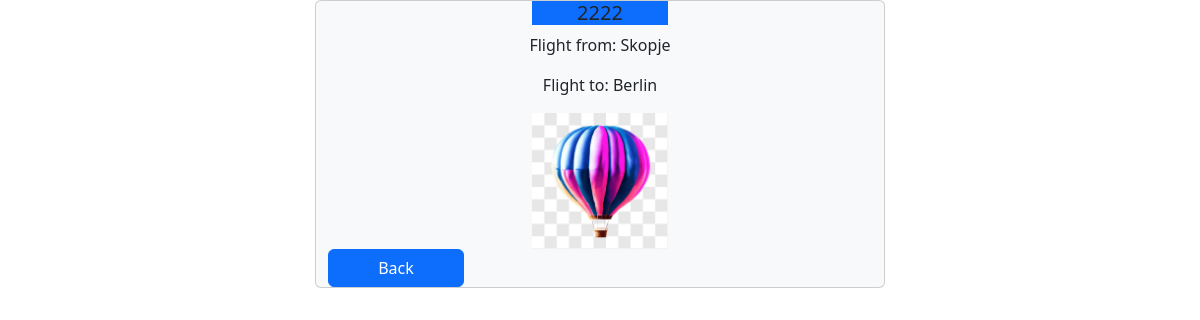
The page /details/3 (signed in) on the database its author committed.
### flightapp/models.py (models this page shows, shortened)
class Flight(models.Model):
    code=models.CharField(max_length=100,unique=True)
    take_off_airport=models.CharField(max_length=100,null=True,blank=True)
    landing_airport=models.CharField(max_length=100,null=True,blank=True)
    user  =models.ForeignKey(User,on_delete=models.CASCADE,null=True,blank=True)
    date = models.DateField(null=True,blank=True)
    airline = models.ForeignKey(Airline,on_delete=models.CASCADE)
    balloon = models.ForeignKey(Baloon, on_delete=models.CASCADE)
    pilot = models.ForeignKey(Pilot, on_delete=models.CASCADE)

### flightapp/views.py (the view)
# urls.py: path('details/<id>',app_views.details,name='details'), # <id> za da znae za koj let se odnesuva
@login_required
def details(request,id): #id-to go prakjame kako parametar posle vo linkot {{% url 'details' flight.id %}}
    try:
        flight = Flight.objects.get(id=id) #go naogjame toj flight sto sakame da vidime details za nego...
    except Flight.DoesNotExist:
        return index(request)  #ako nema samo vrakjame redirect na index.html
    context = {'flight':flight}
    return render(request,'details.html',context)

### templates/details.html (shortened to what this page needs)
{% load static %}
<!DOCTYPE html>
<html lang="en">
<head>
    <link rel="stylesheet" href="{% static 'bootstrap.css' %}">
</head>
<body>
        <div class="container ">
            <div class="row">
                <div class="card w-50 mx-auto bg-light">
                     <h5 class="card-title text-center bg-primary w-25 mx-auto">{{flight.code}}</h5>
                    <p class="card-text mx-auto">Flight from: {{flight.take_off_airport}}</p>
                    <p class="card-text mx-auto">Flight to: {{flight.landing_airport}}</p>
                    <img src="{% static 'hot_air_ballon.jpg' %}" class="w-25 card-text mx-auto">
                    <a href="{% url 'index' %}" class="btn btn-primary w-25">Back</a>
                </div>
            </div>
        </div>
</body>
</html>

### rows shown on the page
Flight: code "2222", take_off_airport "Skopje", landing_airport "Berlin"
